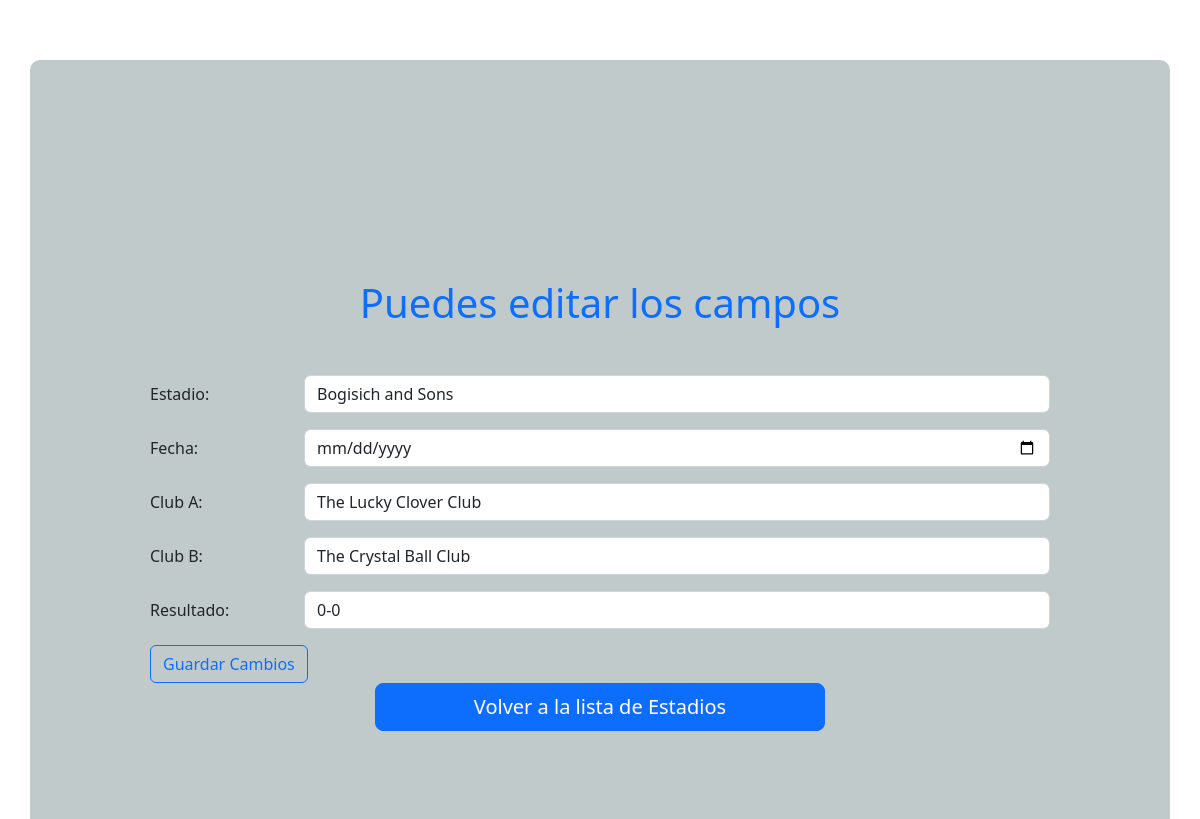
/edit/13, run on the app's committed database.
### models/models.py (models this page shows, shortened)
class Partido(db.Model):
    __tablename__ = 'partidos' # nombre de la tabla
    id = db.Column(db.Integer, primary_key=True)
    estadio = db.Column(db.String(50), nullable=False)
    fecha = db.Column(db.String(10), nullable=False)
    clubA = db.Column(db.String(25), nullable=False)
    clubB = db.Column(db.String(25), nullable=False)
    resultado = db.Column(db.String(3), nullable=False)

### app.py (the view, shortened to what this page needs)
@app.route("/edit/<partido_id>", methods=["GET", "POST"])
def edit(partido_id):
    partido = Partido.query.filter_by(id=partido_id).first()
    return render_template("edit.html", partido=partido)

### templates/edit.html (shortened to what this page needs)
{% extends 'layout.html' %}
{% block main %}
<div class="container">
    <h1 class="text-center mt-5 mb-5 text-primary">Puedes editar los campos</h1>
      <form method="POST" action="/edit/{{ partido.id }}" >
        <div class="row mb-3" >
            <label for="estadio" class="col-sm-2 col-form-label">Estadio:</label>
            <div class="col-sm-10">
                <input type="text" class="form-control" id="estadio" name="estadio" value="{{ partido.estadio }}">
            </div>
        </div>
        <div class="row mb-3">
            <label for="fecha"class="col-sm-2 col-form-label" >Fecha:</label>
            <div class="col-sm-10">
                <input type="date"  class="form-control" id="fecha" name="fecha" value="{{ partido.fecha }}">
            </div>
        </div>
        <div class="row mb-3">
            <label for="clubA" class="col-sm-2 col-form-label">Club A:</label>
            <div class="col-sm-10">
                <input type="text"  class="form-control" id="clubA" name="clubA" value="{{ partido.clubA }}">
            </div>
        </div>
        <div class="row mb-3">
            <label for="clubB" class="col-sm-2 col-form-label">Club B:</label>
            <div class="col-sm-10">
                <input type="text" class="form-control" id="clubB" name="clubB" value="{{ partido.clubB }}">
            </div>
        </div>
        <div class="row mb-3">
            <label for="resultado"class="col-sm-2 col-form-label" >Resultado:</label>
            <div class="col-sm-10">
                <input type="text"  class="form-control" id="resultado" name="resultado" value="{{ partido.resultado }}">
            </div>
        </div>
        <button action="/edit/{{ partido.id }}" type="submit" class="btn btn-outline-primary">Guardar Cambios</button>
      </form>
    <div class="d-grid gap-2 col-6 mx-auto">
        <a href="/"  type="button" class="btn btn-primary btn-lg">Volver a la lista de Estadios</a>
    </div>
</div>
{% endblock main %}

### static/css/style.css (style rules this page uses)
.container { background-color: rgb(193, 202, 202); margin-top: 5%; padding: 60px; border: 10px; border-radius: 10px; }

### data on the page
Partido: estadio "Bogisich and Sons", clubA "The Lucky Clover Club", clubB "The Crystal Ball Club", resultado "0-0"
